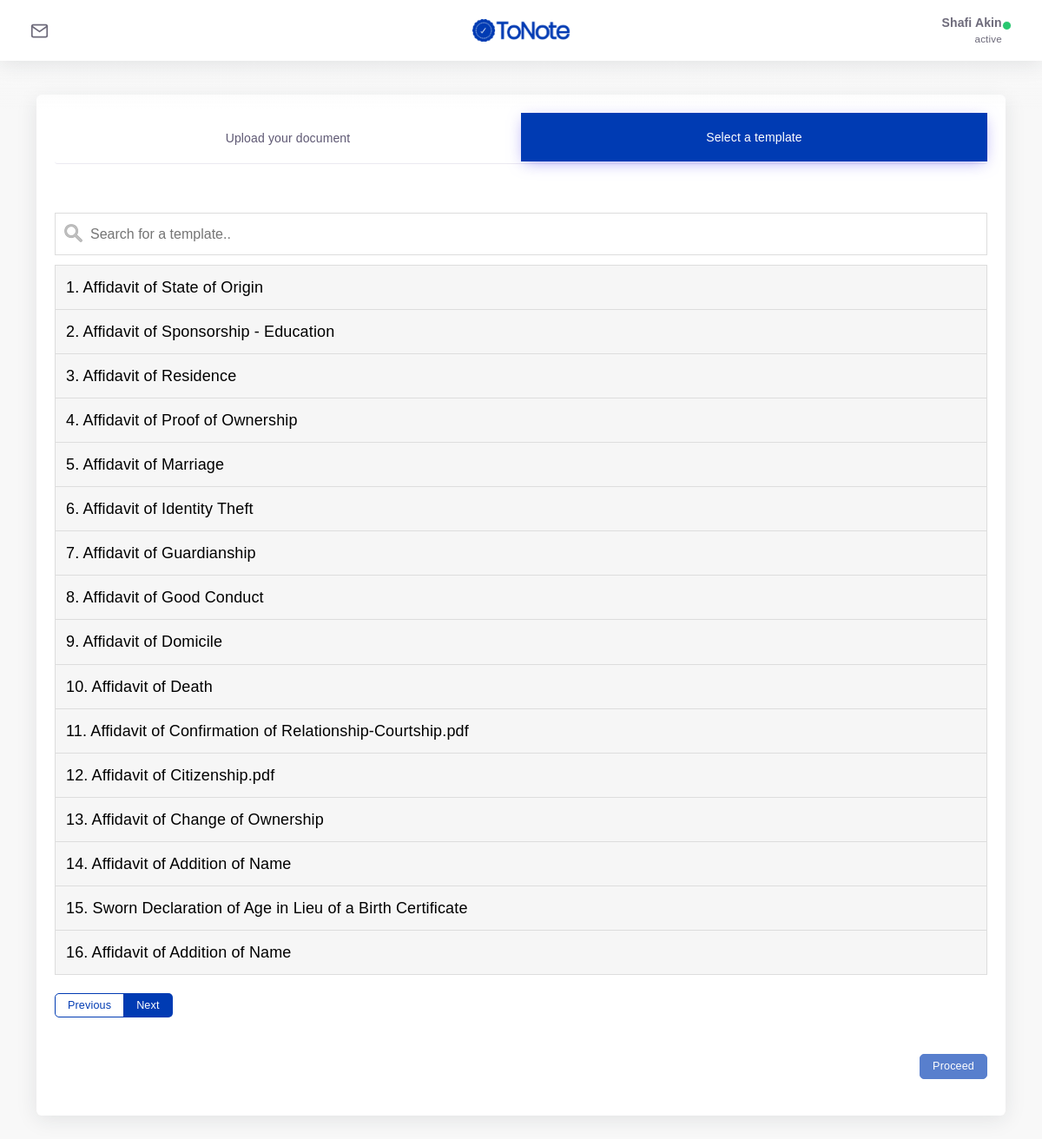
The app's page /templates/index.php?req_type=1 with its own data.
### tables this page shows
CREATE TABLE `templates` (
  `id` int(11) NOT NULL,
  `document_id` varchar(50) NOT NULL,
  `title` varchar(100) NOT NULL,
  `filename` varchar(100) NOT NULL,
  `created_at` varchar(50) NOT NULL,
  `created_by` varchar(50) NOT NULL,
  `deleted` varchar(50) NOT NULL
);

### private/functions.php (called while the page is built, shortened)
<?php
function url_for($script_path) {
  if($script_path[0] != '/') {
    $script_path = "/" . $script_path;
  }
  return WWW_ROOT . $script_path;
}
?>

### private/classes/DatabaseObject.class.php (called while the page is built, shortened)
<?php
class DatabaseObject {
  static protected $database;
  static protected $table_name = "";
  static public function set_database($database) {
    self::$database = $database;
  }
  static public function find_by_sql($sql) {
    $result = self::$database->query($sql);
    $object_array = [];
    while($record = $result->fetch_assoc()) {
      $object_array[] = static::instantiate($record);
    }
    return $object_array;
  }
  static protected function instantiate($record) {
    $object = new static;
    foreach($record as $property => $value) {
      if(property_exists($object, $property)) {
        $object->$property = $value;
      }
    }
    return $object;
  }
    static public function find_by_undeleted($options=[]) {
        $order = $options['order'] ?? '';
        $sql = "SELECT * FROM " . static::$table_name . " ";
        $sql .= " WHERE (deleted IS NULL OR deleted = 0 OR deleted = '') ";
        if ($order) {
          $sql .= " ORDER BY id " . self::$database->escape_string($order) . " ";
        }else{
          $sql .= " ORDER BY id DESC ";
        }
        return static::find_by_sql($sql);
    }
}
?>

### templates/index.php (the view, shortened to what this page needs)
<?php
$page = 'Document';
$req_type = $_GET['req_type'] ?? 1;
$affidavit = Template::find_by_undeleted();
include(SHARED_PATH . '/header.php');
?>
<section class="container-fluid">
    <div class="card ">
        <?php if($req_type == 1): ?>
        <div class=" card-body">
            <ul class="nav nav-pills bg-nav-pills nav-justified border-bottom">
                <li class="nav-item">
                    <a href="<?php echo url_for('document-edit/index.php?req_type=1') ?>"
                        class="nav-link rounded-0  py-2">
                        <span class="d-none d-md-block">Upload your document</span>
                    </a>
                </li>
                <li class="nav-item">
                    <a href="#profile1" data-bs-toggle="tab" aria-expanded="true"
                        class="nav-link rounded-0 active py-2">
                        <span class="d-none d-md-block">Select a template</span>
                    </a>
                </li>
            </ul>
        </div>
        <?php endif; ?>
        <div class=" card-body">
            <input type="text" id="myInput" onkeyup="myFunction()" placeholder="Search for a template..">
            <ul id="myUL">
                <?php $sn = 1; foreach($affidavit as $value) {
                 ?>
                <li class="list"><a
                        href="<?php echo url_for('document-edit/prepare.php?document_id='.$value->document_id.'&type=2') ?>"><?php echo $sn++ .". ". $value->title ?></a>
                </li>
                <?php } ?>
            </ul>
            <div class="ctrl-nav d-flex justify-content-start pt-2">
                <div class="btn-group">
                    <a href="#" class="btn btn-sm btn-outline-primary" id="prev">Previous</a>
                    <a href="#" class="btn btn-sm btn-primary" id="next">Next</a>
                </div>
            </div>
        </div>
        <div class=" card mb-2 p-2">
            <div class="clearfix ">
                <div class="btn btn-primary btn-sm float-end mr-2 disabled" style="cursor: pointer;" id="proceedbtn">
                    <a href="" class="text-white" id="proceed">Proceed</a>
                </div>
            </div>
        </div>
</section>
<?php   include(SHARED_PATH . '/footer.php'); ?>

### private/shared/header.php (shortened to what this page needs)
<html class="loading" lang="en" data-textdirection="ltr">
<head>
    <link href="css/css219a5.css?family=Montserrat:ital,wght@0,300;0,400;0,500;0,600;1,400;1,500;1,600"
        rel="stylesheet">
    <link rel="stylesheet" type="text/css" href="<?php echo url_for('assets/css/vendors.min.css') ?>">
    <link rel="stylesheet" type="text/css" href="<?php echo url_for('assets/css/toastr.min.css') ?>">
    <link rel="stylesheet" type="text/css" href="<?php echo url_for('assets/css/bootstrap.min.css') ?>">
    <link rel="stylesheet" type="text/css" href="<?php echo url_for('assets/css/bootstrap-extended.min.css') ?>">
    <link rel="stylesheet" type="text/css" href="<?php echo url_for('assets/css/colors.min.css') ?>">
    <link rel="stylesheet" type="text/css" href="<?php echo url_for('assets/css/components.min.css') ?>">
    <link rel="stylesheet" type="text/css" href="<?php echo url_for('assets/css/dark-layout.min.css') ?>">
    <link rel="stylesheet" type="text/css" href="<?php echo url_for('assets/css/bordered-layout.min.css') ?>">
    <link rel="stylesheet" type="text/css" href="<?php echo url_for('assets/css/semi-dark-layout.min.css') ?>">
    <link rel="stylesheet" type="text/css" href="<?php echo url_for('assets/css/horizontal-menu.min.css') ?>">
    <link rel="stylesheet" type="text/css" href="<?php echo url_for('assets/css/dashboard-ecommerce.min.css') ?>">
    <link rel="stylesheet" type="text/css" href="<?php echo url_for('assets/css/ext-component-toastr.min.css') ?>">
    <link rel="stylesheet" type="text/css" href="<?php echo url_for('assets/css/style.css') ?>">
</head>
<body class="horizontal-layout horizontal-menu 1-column navbar-floating footer-static  " data-open="hover"
    data-menu="horizontal-menu" data-col="1-column">
    <nav style="height: 70px"
        class="header-navbar navbar-expand-lg navbar navbar-fixed align-items-center navbar-shadow navbar-brand-center"
        data-nav="brand-center">
        <div class="navbar-header d-xl-block d-none">
            <ul class="nav navbar-nav">
                <li class="nav-item">
                    <a class="navbar-brand" href="<?php echo url_for('dashboard/') ?>">
                        <img src="<?php echo url_for('assets/images/logo-dark.png') ?>" alt="" height="26">
                    </a>
                </li>
            </ul>
        </div>
        <div class="navbar-container d-flex content">
            <div class="bookmark-wrapper d-flex align-items-center">
                <ul class="nav navbar-nav bookmark-icons">
                    <li class="nav-item d-none d-lg-block">
                        <a class="nav-link" href="<?php echo url_for('dashboard/') ?>" data-bs-toggle="tooltip"
                            data-bs-placement="bottom" title="Documents">
                            <i class="ficon" data-feather="mail"></i>
                        </a>
                    </li>
                </ul>
            </div>
            <ul class="nav navbar-nav align-items-center ms-auto">
                <li class="nav-item dropdown dropdown-user">
                    <a class="nav-link dropdown-toggle dropdown-user-link" id="dropdown-user" href="#"
                        data-bs-toggle="dropdown" aria-haspopup="true" aria-expanded="false">
                        <div class="user-nav d-sm-flex d-none"><span class="user-name fw-bolder">Shafi
                                Akin</span><span class="user-status">active</span></div>
                        <span class="avatar">
                            <span class="avatar-status-online"></span>
                        </span>
                    </a>
                </li>
            </ul>
        </div>
    </nav>
    <div class="app-content content <?php echo $page == 'Dashboard' ? 'email-application' : '' ?>">
        <div class="header-navbar-shadow"></div>
        <div class="content-wrapper container-xxl p-0">
            <div class="content-body">

### private/shared/footer.php (shortened to what this page needs)
</div>
</div>
</div>
</body>
</html>

### templates/index.php (style rules this page uses)
#myInput { background-image: url('../assets/images/searchicon.png'); background-position: 10px 12px; background-repeat: no-repeat; width: 100%; font-size: 16px; padding: 12px 20px 12px 40px; border: 1px solid #ddd; margin-bottom: 12px; }
#myUL { list-style-type: none; padding: 0; margin: 0; }
#myUL li a { border: 1px solid #ddd; margin-top: -1px; background-color: #f6f6f6; padding: 12px; text-decoration: none; font-size: 18px; color: black; display: block; }

### records on screen
templates: title "Affidavit of State of Origin"
templates: title "Affidavit of Sponsorship - Education"
templates: title "Affidavit of Residence"
templates: title "Affidavit of Proof of Ownership"
templates: title "Affidavit of Marriage"
templates: title "Affidavit of Identity Theft"
templates: title "Affidavit of Guardianship"
templates: title "Affidavit of Good Conduct"
templates: title "Affidavit of Domicile"
templates: title "Affidavit of Death"
templates: title "Affidavit of Confirmation of Relationship-Courtship.pdf"
templates: title "Affidavit of Citizenship.pdf"
templates: title "Affidavit of Change of Ownership"
templates: title "Affidavit of Addition of Name"
templates: title "Sworn Declaration of Age in Lieu of a Birth Certificate"
templates: title "Affidavit of Addition of Name"
